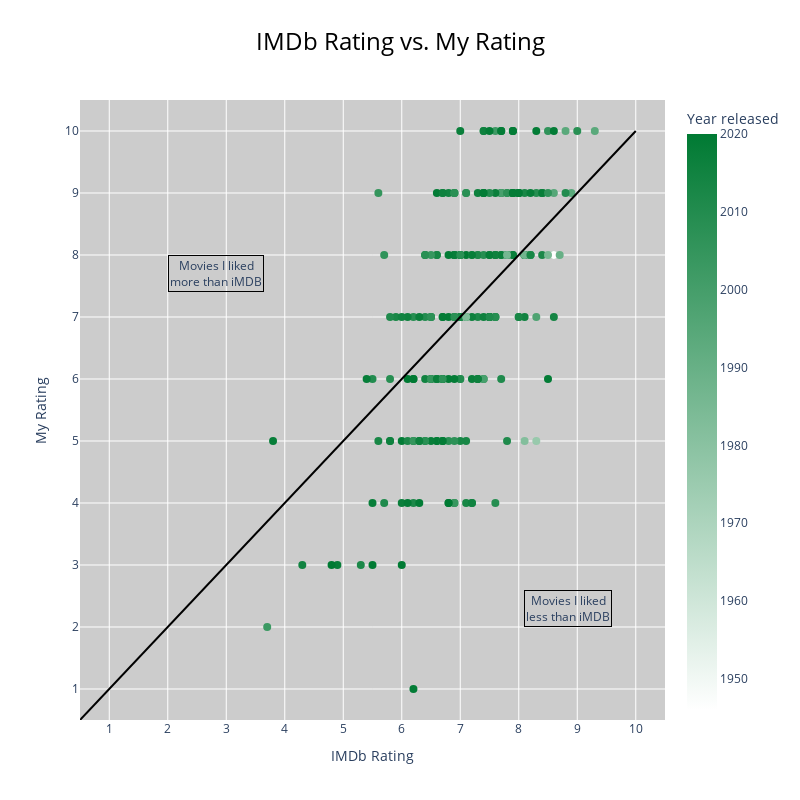

Notebook code cell kept with this figure:
### Code cell
# Scatter1
# my rating vs. imdb rating
fig = go.Figure(data=go.Scatter(x=df['IMDb Rating'],
                                y=df['Your Rating'],
                                mode='markers',
                                marker=dict(
                                    size=8,
                                    color=df['Year'],
                                    colorscale=[[0, 'rgb(255,255,255)'], [1, 'rgb(0,122,51)']],
                                    showscale=True,
                                    colorbar=dict(
                                        title="Year released"
                                    ),
                                    cmin=df['Year'].min(),
                                    cmax=df['Year'].max(),
                                    cmid=df['Year'].mean()
                                ),
                                hovertemplate=df['Title'].astype(str)+' (' +df['Year'].astype(str) + ' film)'+
                                '<br><b>IMDb Rating</b>: %{x}<br>'+
                                '<b>My Rating</b>: %{y}'+'<extra></extra>'
                                ))
fig.update_layout(
    plot_bgcolor='#cccccc',
    title=dict(
        text='IMDb Rating vs. My Rating',
        font=dict(
            size=24,
            color='#000000'
        ),
        x=.5
    ),
    xaxis=dict(
        title='IMDb Rating',
        range=[.5,10.5],
        tickvals=[i for i in range(1,11)]
    ),
    yaxis=dict(
        title='My Rating',
        range=[.5,10.5],
        tickvals=[i for i in range(1,11)]
    ),
    width=800,
    height=800,
    shapes=[dict(type='line',
                    x0=0,
                    y0=0,
                    x1=10,
                    y1=10,
                line=dict(
                    color='black',
                    width=2
                ))],
    annotations=[
            go.layout.Annotation(
                text='Movies I liked<br>more than iMDB',
                align='center',
                showarrow=False,
                xref='paper',
                yref='paper',
                x=.15,
                y=0.75,
                bordercolor='black',
                borderwidth=1
            ),
            go.layout.Annotation(
                text='Movies I liked<br>less than iMDB',
                align='center',
                showarrow=False,
                xref='paper',
                yref='paper',
                x=.91,
                y=.15,
                bordercolor='black',
                borderwidth=1
            )
        ]
)

fig.show()
# plotly.offline.plot(fig, filename='3-3-20-scatter1.html')
# Originally run with 'https://github.com/ethanfuerst/imdb_ratings/blob/226cfa35e9f54639c2e5a042ac60bea2a2ffc0f7/ratings.csv'
# pio.write_html(fig, file='3-3-20-scatter1.html', auto_open=True)
# fig.write_image("3-13-20-scatter1.png")

### Figure 1 — Plotly figure (JSON) as saved in the notebook; plotly's stock layout.template omitted (floating-point values rounded to 4 significant figures; data arrays with more than 128 entries replaced by an {"elided": "..."} marker saying what was removed)
{"data": [{"hovertemplate": {"elided": "222 str values"}, "marker": {"cmax": 2020, "cmid": 2011.0, "cmin": 1946, "color": {"elided": "222 int values"}, "colorbar": {"title": {"text": "Year released"}}, "colorscale": [[0, "rgb(255,255,255)"], [1, "rgb(0,122,51)"]], "showscale": true, "size": 8}, "mode": "markers", "type": "scatter", "x": {"elided": "222 float values"}, "y": {"elided": "222 int values"}}], "layout": {"annotations": [{"align": "center", "bordercolor": "black", "borderwidth": 1, "showarrow": false, "text": "Movies I liked<br>more than iMDB", "x": 0.15, "xref": "paper", "y": 0.75, "yref": "paper"}, {"align": "center", "bordercolor": "black", "borderwidth": 1, "showarrow": false, "text": "Movies I liked<br>less than iMDB", "x": 0.91, "xref": "paper", "y": 0.15, "yref": "paper"}], "height": 800, "plot_bgcolor": "#cccccc", "shapes": [{"line": {"color": "black", "width": 2}, "type": "line", "x0": 0, "x1": 10, "y0": 0, "y1": 10}], "title": {"font": {"color": "#000000", "size": 24}, "text": "IMDb Rating vs. My Rating", "x": 0.5}, "width": 800, "xaxis": {"range": [0.5, 10.5], "tickvals": [1, 2, 3, 4, 5, 6, 7, 8, 9, 10], "title": {"text": "IMDb Rating"}}, "yaxis": {"range": [0.5, 10.5], "tickvals": [1, 2, 3, 4, 5, 6, 7, 8, 9, 10], "title": {"text": "My Rating"}}}}
